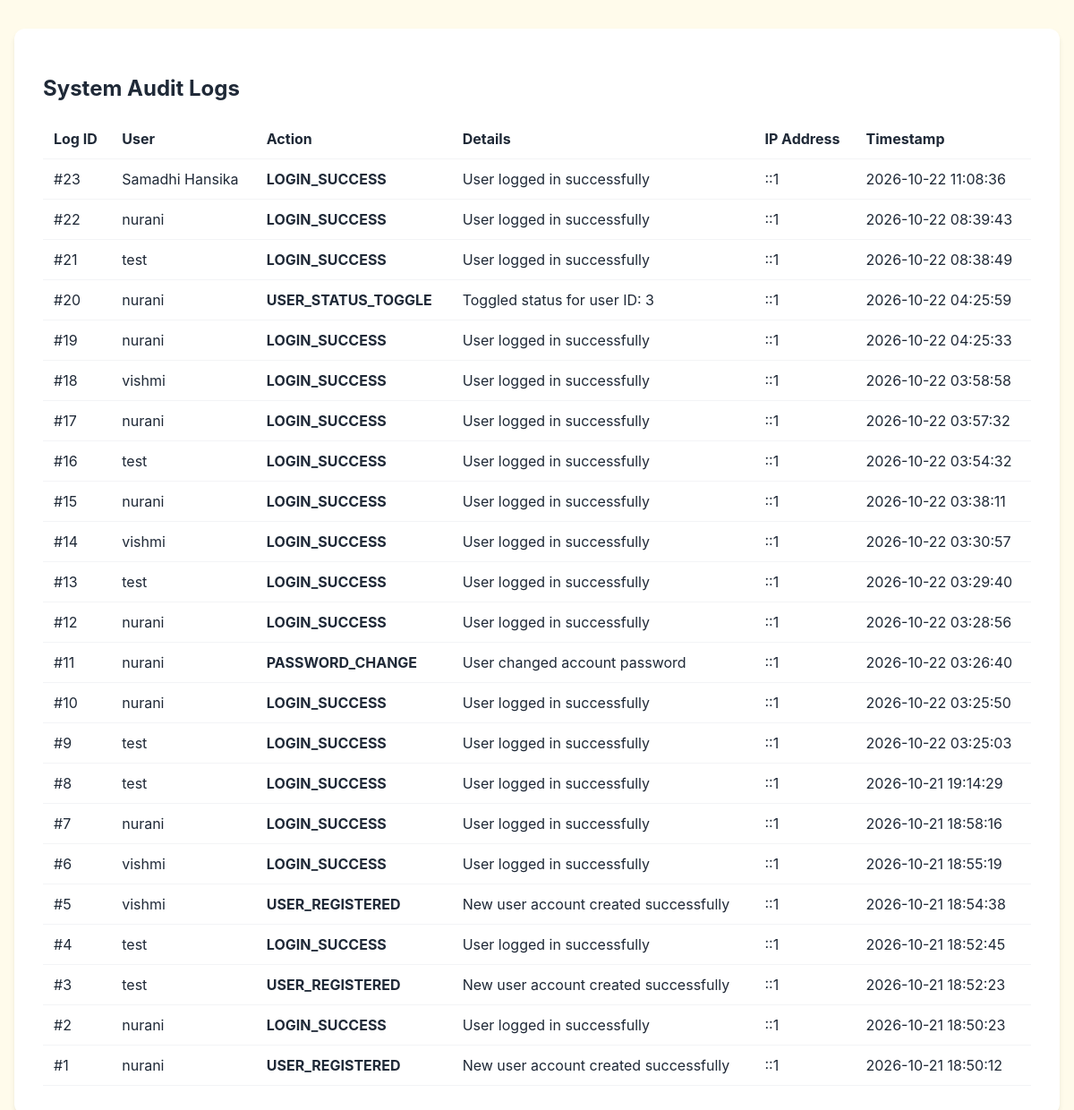
The page /admin/audit-log.php (signed in) on the database its author committed.
### tables this page shows
CREATE TABLE `audit_log` (
  `log_id` int(11) NOT NULL,
  `user_id` int(11) DEFAULT NULL,
  `action` varchar(100) NOT NULL,
  `details` text DEFAULT NULL,
  `ip_address` varchar(45) NOT NULL,
  `created_at` timestamp NOT NULL DEFAULT current_timestamp()
);

CREATE TABLE `users` (
  `user_id` int(11) NOT NULL,
  `full_name` varchar(100) NOT NULL,
  `email` varchar(100) NOT NULL,
  `phone` varchar(20) NOT NULL,
  `password_hash` varchar(255) NOT NULL,
  `role_id` int(11) NOT NULL DEFAULT 1,
  `is_active` tinyint(1) DEFAULT 1,
  `created_at` timestamp NOT NULL DEFAULT current_timestamp()
);

### admin/audit-log.php (the view, shortened to what this page needs)
<?php
require_once '../config/db.php';
$logs = $pdo->query("SELECT al.*, u.full_name FROM audit_log al LEFT JOIN users u ON al.user_id = u.user_id ORDER BY al.created_at DESC LIMIT 50")->fetchAll();
?>
<!DOCTYPE html>
<html lang="en">
<head>
    <link rel="stylesheet" href="../public/style.css">
</head>
<body>
    <div class="container">
        <div class="card">
            <h2>System Audit Logs</h2>
            <table class="data-table">
                <thead>
                    <tr>
                        <th>Log ID</th>
                        <th>User</th>
                        <th>Action</th>
                        <th>Details</th>
                        <th>IP Address</th>
                        <th>Timestamp</th>
                    </tr>
                </thead>
                <tbody>
                    <?php foreach ($logs as $l): ?>
                    <tr>
                        <td>#<?= $l['log_id'] ?></td>
                        <td><?= htmlspecialchars($l['full_name'] ?? 'Guest/System') ?></td>
                        <td><strong><?= htmlspecialchars($l['action']) ?></strong></td>
                        <td><?= htmlspecialchars($l['details']) ?></td>
                        <td><?= htmlspecialchars($l['ip_address']) ?></td>
                        <td><?= $l['created_at'] ?></td>
                    </tr>
                    <?php endforeach; ?>
                </tbody>
            </table>
        </div>
    </div>
</body>
</html>

### public/style.css (style rules this page uses)
:root { --primary-orange: #f97316; --primary-dark: #ea580c; --bg-warm: #fffbeb; --surface-white: #ffffff; --text-dark: #1f2937; --text-muted: #6b7280; --border-light: #f3f4f6; --success-green: #10b981; --danger-red: #ef4444; }
body { margin: 0; font-family: 'Inter', -apple-system, sans-serif; background-color: var(--bg-warm); color: var(--text-dark); }
.container { max-width: 1200px; margin: 2rem auto; padding: 0 1rem; }
.card { background: var(--surface-white); border-radius: 12px; padding: 2rem; box-shadow: 0 4px 6px -1px rgba(0,0,0,0.1); margin-bottom: 2rem; }
.data-table { width: 100%; border-collapse: collapse; margin-top: 1rem; }
.data-table th, .data-table td { padding: 0.75rem; text-align: left; border-bottom: 1px solid var(--border-light); }

### rows shown on the page
audit_log: log_id "23", user.full_name "Samadhi Hansika", action "LOGIN_SUCCESS", details "User logged in successfully", ip_address "::1", created_at "2026-10-22 11:08:36"
audit_log: log_id "22", user.full_name "nurani", action "LOGIN_SUCCESS", details "User logged in successfully", ip_address "::1", created_at "2026-10-22 08:39:43"
audit_log: log_id "21", user.full_name "test", action "LOGIN_SUCCESS", details "User logged in successfully", ip_address "::1", created_at "2026-10-22 08:38:49"
audit_log: log_id "20", user.full_name "nurani", action "USER_STATUS_TOGGLE", details "Toggled status for user ID: 3", ip_address "::1", created_at "2026-10-22 04:25:59"
audit_log: log_id "19", user.full_name "nurani", action "LOGIN_SUCCESS", details "User logged in successfully", ip_address "::1", created_at "2026-10-22 04:25:33"
audit_log: log_id "18", user.full_name "vishmi", action "LOGIN_SUCCESS", details "User logged in successfully", ip_address "::1", created_at "2026-10-22 03:58:58"
audit_log: log_id "17", user.full_name "nurani", action "LOGIN_SUCCESS", details "User logged in successfully", ip_address "::1", created_at "2026-10-22 03:57:32"
audit_log: log_id "16", user.full_name "test", action "LOGIN_SUCCESS", details "User logged in successfully", ip_address "::1", created_at "2026-10-22 03:54:32"
audit_log: log_id "15", user.full_name "nurani", action "LOGIN_SUCCESS", details "User logged in successfully", ip_address "::1", created_at "2026-10-22 03:38:11"
audit_log: log_id "14", user.full_name "vishmi", action "LOGIN_SUCCESS", details "User logged in successfully", ip_address "::1", created_at "2026-10-22 03:30:57"
audit_log: log_id "13", user.full_name "test", action "LOGIN_SUCCESS", details "User logged in successfully", ip_address "::1", created_at "2026-10-22 03:29:40"
audit_log: log_id "12", user.full_name "nurani", action "LOGIN_SUCCESS", details "User logged in successfully", ip_address "::1", created_at "2026-10-22 03:28:56"
audit_log: log_id "11", user.full_name "nurani", action "PASSWORD_CHANGE", details "User changed account password", ip_address "::1", created_at "2026-10-22 03:26:40"
audit_log: log_id "10", user.full_name "nurani", action "LOGIN_SUCCESS", details "User logged in successfully", ip_address "::1", created_at "2026-10-22 03:25:50"
audit_log: log_id "9", user.full_name "test", action "LOGIN_SUCCESS", details "User logged in successfully", ip_address "::1", created_at "2026-10-22 03:25:03"
audit_log: log_id "8", user.full_name "test", action "LOGIN_SUCCESS", details "User logged in successfully", ip_address "::1", created_at "2026-10-21 19:14:29"
audit_log: log_id "7", user.full_name "nurani", action "LOGIN_SUCCESS", details "User logged in successfully", ip_address "::1", created_at "2026-10-21 18:58:16"
audit_log: log_id "6", user.full_name "vishmi", action "LOGIN_SUCCESS", details "User logged in successfully", ip_address "::1", created_at "2026-10-21 18:55:19"
audit_log: log_id "5", user.full_name "vishmi", action "USER_REGISTERED", details "New user account created successfully", ip_address "::1", created_at "2026-10-21 18:54:38"
audit_log: log_id "4", user.full_name "test", action "LOGIN_SUCCESS", details "User logged in successfully", ip_address "::1", created_at "2026-10-21 18:52:45"
audit_log: log_id "3", user.full_name "test", action "USER_REGISTERED", details "New user account created successfully", ip_address "::1", created_at "2026-10-21 18:52:23"
audit_log: log_id "2", user.full_name "nurani", action "LOGIN_SUCCESS", details "User logged in successfully", ip_address "::1", created_at "2026-10-21 18:50:23"
audit_log: log_id "1", user.full_name "nurani", action "USER_REGISTERED", details "New user account created successfully", ip_address "::1", created_at "2026-10-21 18:50:12"
